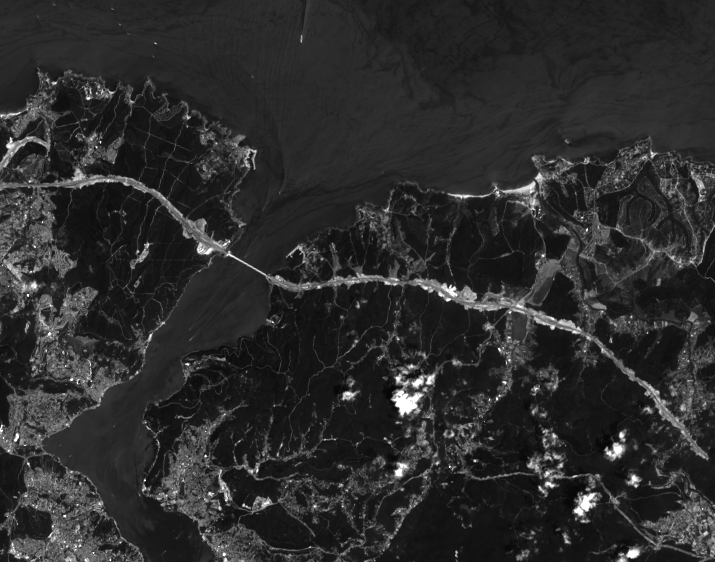
#> input picture test_images_tiff/B4.tif, 715 x 562 px
$ python utils.py
#> lines starting #> are read from the running program, lines starting #| are printed output that depends on the picture
import matplotlib.pyplot as plt
from skimage import *
from skimage import io
import numpy as np
from skimage.viewer import ImageViewer
from tifffile import *
import matplotlib.patches as mpatches

# [23 lines left out: function create_ndwi, not called in this run]

def create_ndvi(nir_band,red_band):
    """
    -----------
    Definition
    -----------

    NDVI calculator

    input params
    ------------

    red_band : tiff file
    nir_band : tiff file

    output
    ------

    img : tiff file
    """
    np.seterr(divide='ignore', invalid='ignore')
    ndvi = (nir_band - red_band) / (nir_band + red_band)
    ndvi= np.nan_to_num(ndvi)
    return ndvi

# [111 lines left out: functions water_mask_ndvi_for_landsat_8, water_mask_ndvi_for_sentinel_2, water_mask_ndwi_for_landsat_8, water_mask_ndwi_for_sentinel_2, not called in this run]

if __name__=='__main__':
    red = io.imread('test_images_tiff/B4.tif')
#> red is the input picture: shape (562, 715, 4); mean R, G, B, A 44.5, 44.5, 44.5, 255
    nir = io.imread('test_images_tiff/B5.tif')
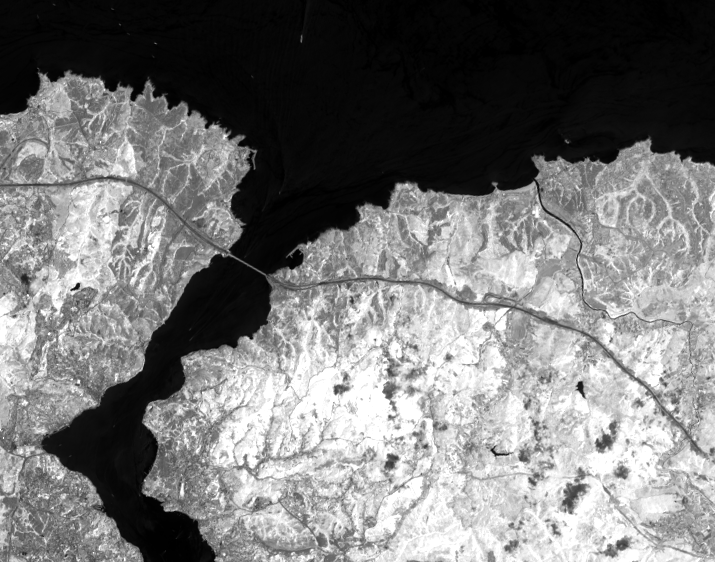
#> input picture test_images_tiff/B5.tif, 715 x 562 px
#> nir is the input picture: shape (562, 715, 4); mean R, G, B, A 120, 120, 120, 255
    swir = io.imread('test_images_tiff/B7.tif')
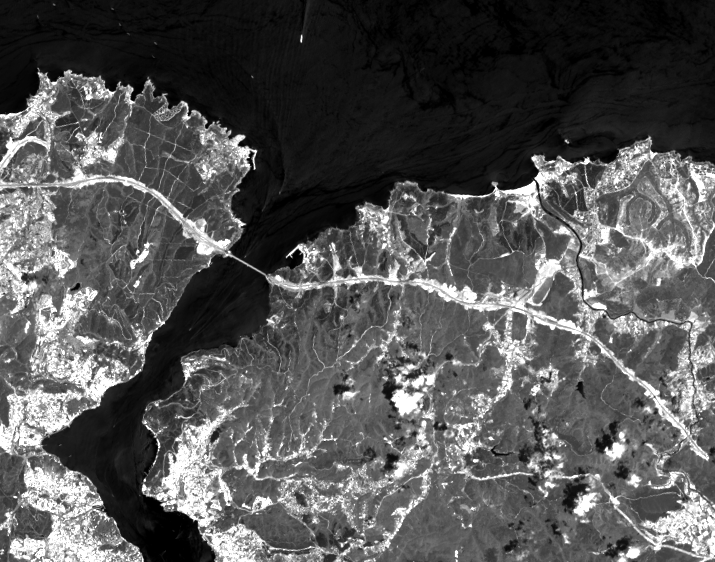
#> input picture test_images_tiff/B7.tif, 715 x 562 px
#> swir is the input picture: shape (562, 715, 4); mean R, G, B, A 85.6, 85.6, 85.6, 255

    ndvi=create_ndvi(nir_band=nir,red_band=red)
#> in create_ndvi, `ndvi = (nir_band - red_band) / (nir_band + red_band)`: ndvi: shape (562, 715, 4) float64; 0.39% of the values are NaN or infinite; the others: min 0, max 255, mean 4.16

    # masked image
#> (the run stopped early here; a loop or call above may not have finished)
